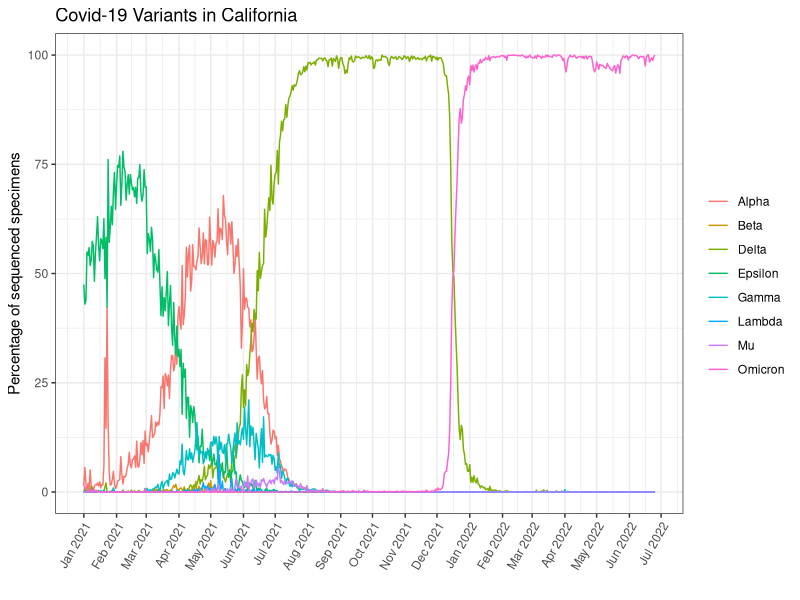

The R script that drew this image:
## ---- chunk 1
#Load in the necessary libraries
library(ggplot2)
library(dplyr)
library(lubridate)
## ---- chunk 2
#Load in the data
raw_data <- read.csv("covid19_variants.csv")
## ---- chunk 3
#Filter out the total and other data points
filtered_data <- raw_data %>% filter((variant_name != "Total" 
                                      & variant_name != "Other"))

#Convert first column to date objects for formatting x-axis labels later
filtered_data$date <- ymd(filtered_data$date)
## ---- chunk 4
#Draw chart with date on the x-axis and percentage on the y-axis, colored by 
#variant name
ggplot(data = filtered_data, aes(x = date, y = percentage, 
                                 color = variant_name)) +
  #Draw a line for each variant
  geom_line(aes(group = variant_name)) +
  #Change theme to black and white
  theme_bw() +
  #Format labels
  labs(title = "Covid-19 Variants in California", x = "", 
       y = "Percentage of sequenced specimens", color = "") +
  #Format x-axis to have abbreviated month and full year labels and increment 
  #by month
  scale_x_date(date_labels = "%b %Y", 
               breaks = function(x) seq.Date(from = as.Date("2021-01-01"), 
                                             to = max(x), by = "1 month")) +
  #Adjust position and angle of x-axis labels
  theme(axis.text.x = element_text(angle = 60, hjust = 1))
